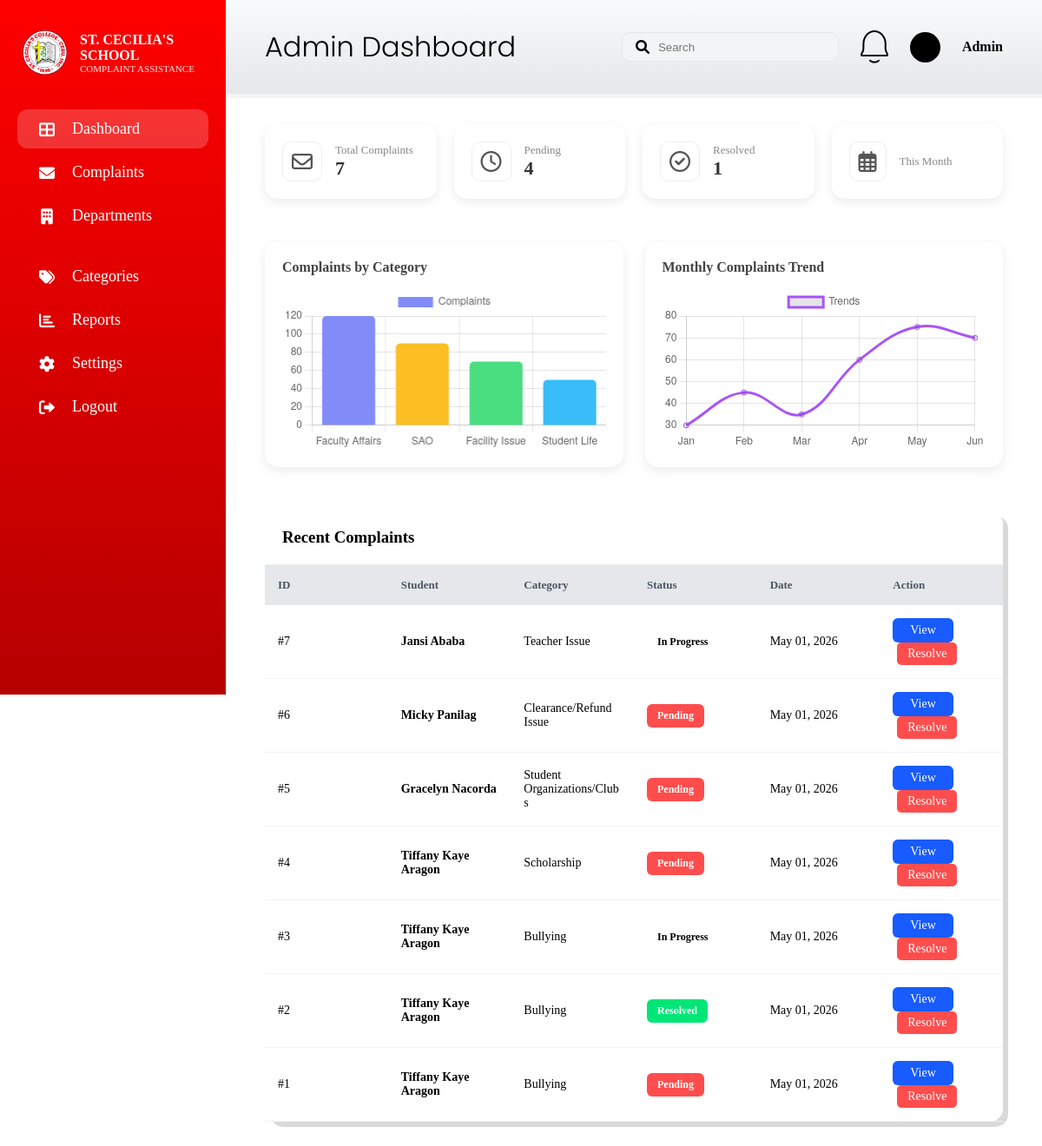
Screenshot of /admin_dashboard (signed in) with the database file from the repository.
### app.py (models this page shows)
class Complaint(db.Model):
    id = db.Column(db.Integer, primary_key=True)
    student_id = db.Column(db.String(50)) # <--- Kini ang gi-erroran
    student_name = db.Column(db.String(100))
    category = db.Column(db.String(50))
    department = db.Column(db.String(100))
    description = db.Column(db.Text)
    admin_remarks = db.Column(db.Text, nullable=True)
    status = db.Column(db.String(20), default='Pending')
    date_posted = db.Column(db.String(20))
    image_file = db.Column(db.String(100), nullable=True)
    last_updated = db.Column(db.String(100), nullable=True)

### app.py (the view)
@app.route('/admin_dashboard')
def admin_dashboard_route():
    if 'user_id' not in session:
        return redirect(url_for('login'))
    admin_user = User.query.get(session['user_id'])
    if admin_user.role == 'Guidance':
        base_query = Complaint.query
    else:
        base_query = Complaint.query.filter_by(department=admin_user.dept_access)
    stats = {
        'total': base_query.count(),
        'pending': base_query.filter_by(status='Pending').count(),
        'resolved': base_query.filter_by(status='Resolved').count()
    }
    all_complaints = base_query.order_by(Complaint.id.desc()).all()
    return render_template(
        'admin_dashboard.html',
        complaints=all_complaints,
        user=admin_user,
        stats=stats
    )

### templates/admin_dashboard.html (shortened to what this page needs)
<!DOCTYPE html>
<html lang="en">
<head>
    <link rel="stylesheet" href="{{ url_for('static', filename='style.css') }}">
    <link rel="stylesheet" href="https://cdnjs.cloudflare.com/ajax/libs/font-awesome/6.0.0/css/all.min.css">
</head>
<body>
<div class="dashboard-wrapper">
    <aside class="sidebar">
                <div class="sidebar-header">
                    <img src="{{ url_for('static', filename='images/logo.png') }}" class="logo">
                    <div class="brand">
                        <h3>ST. CECILIA'S SCHOOL</h3>
                        <p>COMPLAINT ASSISTANCE</p>
                    </div>
                </div>
        <nav class="nav-menu">
            <ul>
                <li class="active">
                    <a href="{{ url_for('admin_dashboard_route') }}">
                        <i class="fas fa-th-large"></i>
                        <span>Dashboard</span>
                    </a>
                </li>
                <li>
                    <a href="{{ url_for('admin_complaints') }}">
                        <i class="fas fa-envelope"></i>
                        <span>Complaints</span>
                    </a>
                </li>
                <li class="nav-item-dropdown">
                    <a href="{{ url_for('admin_departments') }}" class="dropdown-btn" onclick="toggleDeptDropdown(event)">
                        <i class="fas fa-building"></i>
                        <span>Departments</span>
                    </a>
                </li>
                <li>
                    <a href="{{ url_for('admin_categories') }}">
                        <i class="fas fa-tags"></i>
                        <span>Categories</span>
                    </a>
                </li>
                <li>
                    <a href="#">
                        <i class="fas fa-chart-bar"></i>
                        <span>Reports</span>
                    </a>
                </li>
                <li>
                    <a href="{{ url_for('admin_settings') }}">
                        <i class="fas fa-cog"></i>
                        <span>Settings</span>
                    </a>
                </li>
                <li class="logout">
                    <a href="{{ url_for('logout') }}">
                        <i class="fas fa-sign-out-alt"></i>
                        <span>Logout</span>
                    </a>
                </li>
            </ul>
        </nav>
    </aside>
    <main class="main-panel">
        <header class="top-header">
            <div class="Home"><h2>Admin Dashboard</h2></div>
            <div class="header-right">
                <div class="search-bar"><i class="fas fa-search"></i><input type="text" placeholder="Search"></div>
                <img src="{{ url_for('static', filename='images/notifbell.png') }}" class="custom-bell">
                <div class="user-meta">
                    <div class="admin-avatar" style="width:35px; height:35px; background:#000; border-radius:50%;"></div>
                    <span style="font-weight:600; margin-left:10px;">Admin</span>
                </div>
            </div>
        </header>
        <div class="dashboard-content-wrapper" style="padding: 25px 40px;">
            <div class="admin-stat-row">
                <div class="admin-card">
                    <i class="far fa-envelope"></i>
                    <div class="info"><p>Total Complaints</p><h3>{{ stats.total }}</h3></div>
                </div>
                <div class="admin-card">
                    <i class="far fa-clock"></i>
                    <div class="info"><p>Pending</p><h3>{{ stats.pending }}</h3></div>
                </div>
                <div class="admin-card">
                    <i class="far fa-check-circle"></i>
                    <div class="info"><p>Resolved</p><h3>{{ stats.resolved }}</h3></div>
                </div>
                <div class="admin-card">
                    <i class="far fa-calendar-alt"></i>
                    <div class="info"><p>This Month</p><h3>{{ stats.this_month }}</h3></div>
                </div>
            </div>
            <div class="charts-container">
                <div class="chart-box">
                    <h4>Complaints by Category</h4>
                    <canvas id="categoryChart"></canvas>
                </div>
                <div class="chart-box">
                    <h4>Monthly Complaints Trend</h4>
                    <canvas id="trendChart"></canvas>
                </div>
            </div>
            <div class="table-container" style="background: white; border-radius: 15px; box-shadow: 0 4px 12px rgba(0,0,0,0.08);">
                <div class="table-header" style="padding: 20px; border-bottom: 1px solid #eee;">
                    <h3 style="margin:0;">Recent Complaints</h3>
                </div>
                <table style="width: 100%; border-collapse: collapse;">
                    <thead>
                        <tr style="background: #f8f9fa; text-align: left;">
                            <th style="padding: 15px;">ID</th>
                            <th style="padding: 15px;">Student</th>
                            <th style="padding: 15px;">Category</th>
                            <th style="padding: 15px;">Status</th>
                            <th style="padding: 15px;">Date</th>
                            <th style="padding: 15px;">Action</th>
                        </tr>
                    </thead>
                   <tbody>
    {% for complaint in complaints %}
    <tr style="border-bottom: 1px solid #eee;">
        <td style="padding: 15px;">#{{ complaint.id }}</td>
        <td style="padding: 15px;"><strong>{{ complaint.student_name }}</strong></td>
        <td style="padding: 15px;">{{ complaint.category }}</td>
        <td style="padding: 15px;">
            <span class="status-pill {{ (complaint.status or 'pending').lower() }}">
                {{ complaint.status or 'Pending' }}
            </span>
        </td>
        <td style="padding: 15px;">{{ complaint.date_posted }}</td>
        <td style="padding: 15px;">
            <a href="{{ url_for('admin_complaints_view', id=complaint.id) }}" class="btn-view" style="text-decoration: none; display: inline-block;">View</a>
            <a href="{{ url_for('resolve_complaint', id=complaint.id) }}" class="btn-resolve" style="text-decoration: none; display: inline-block;">Resolve</a>
        </td>
    </tr>
    {% endfor %}
</tbody>
                </table>
            </div>
        </div>
    </main>
</div>
<script>
    const ctx1 = document.getElementById('categoryChart').getContext('2d');
    new Chart(ctx1, {
        type: 'bar',
        data: {
            labels: ['Faculty Affairs', 'SAO', 'Facility Issue', 'Student Life'],
            datasets: [{ label: 'Complaints', data: [120, 90, 70, 50], backgroundColor: ['#818cf8', '#fbbf24', '#4ade80', '#38bdf8'], borderRadius: 5 }]
        }
    });
    const ctx2 = document.getElementById('trendChart').getContext('2d');
    new Chart(ctx2, {
        type: 'line',
        data: {
            labels: ['Jan', 'Feb', 'Mar', 'Apr', 'May', 'Jun'],
            datasets: [{ label: 'Trends', data: [30, 45, 35, 60, 75, 70], borderColor: '#a855f7', tension: 0.4, fill: false }]
        }
    });
    // Toggle departments dropdown
    function toggleDeptDropdown(event) {
    // only prevent if clicking dropdown button itself, NOT links
    if (event.target.tagName.toLowerCase() === 'a') return;
    event.preventDefault();
    const dropdown = event.target.closest('.nav-item-dropdown');
    if (dropdown) {
        dropdown.classList.toggle('active');
    }
}
</script>
</body>
</html>

### static/style.css (style rules this page uses)
* { margin: 0; padding: 0; box-sizing: border-box; }
body, html { margin: 0; padding: 0; width: 100%; overflow-x: auto; }
:root { --vibrant-red: #FF3131; --soft-white: #FFFFFF; --primary-red: #FF3131; --bg-light: #F8F9FA; --text-dark: #333; --sidebar-width: 260px; --shadow: 0 4px 20px rgba(0,0,0,0.05); }
.search-bar input { border: none; background: transparent; outline: none; margin-left: 10px; width: 100%; }
.sidebar { width: var(--sidebar-width); background: linear-gradient(to bottom, #FF0000, #B50000); color: white; padding: 30px 20px; display: flex; flex-direction: column; position: fixed; top: 0; left: 0; height: 100vh; z-index: 1000; }
.sidebar-header { display: flex; align-items: center; gap: 12px; margin-bottom: 15px; }
.sidebar-header img { width: 60px; height: auto; }
.brand { display: flex; flex-direction: column; }
.brand h3 { font-size: 16px; font-weight: 700; }
.brand p { font-size: 11px; font-weight: 200; opacity: 0.9; }
.nav-menu ul { list-style: none; padding: 0; margin-top: 20px; width: 100%; display: flex; flex-direction: column; }
.nav-menu li { width: 100%; margin-bottom: 5px; }
.nav-menu li a, .nav-item-dropdown .dropdown-btn { display: flex !important; align-items: center !important; cursor: pointer; gap: 15px; width: 100%; padding: 12px 20px; color: #fff; text-decoration: none; border-radius: 12px; font-size: 18px; font-weight: 500; box-sizing: border-box; transition: 0.3s ease; }
.nav-menu li i { width: 28px; font-size: 18px; text-align: center; flex-shrink: 0; }
.nav-menu li a:hover, .nav-menu li.active a, .nav-item-dropdown .dropdown-btn:hover { background: rgba(255, 255, 255, 0.2); }
.nav-item-dropdown { width: 100%; }
.logout { margin-top: auto; margin-bottom: 30px; }
.stat-card, .table-container { background: white !important; border-radius: 15px !important; box-shadow: 6px 6px 0px rgba(0, 0, 0, 0.15) !important; transition: transform 0.2s ease, box-shadow 0.2s ease; }
.table-header { display: flex; justify-content: space-between; align-items: center; padding: 0 5px 20px 5px; }
table { width: 100% !important; border-collapse: collapse !important; table-layout: fixed; }
thead tr { background-color: #E5E7EB !important; }
th { padding: 15px !important; text-align: left !important; color: #4B5563 !important; font-size: 13px !important; font-weight: 600 !important; }
td { padding: 15px !important; border-bottom: 1px solid #F3F4F6 !important; font-size: 14px !important; word-wrap: break-word; }
.status-pill { padding: 6px 12px !important; border-radius: 6px !important; font-size: 12px !important; font-weight: 600 !important; display: inline-block; }
.status-pill.pending { background-color: #FF4D4D !important; color: white !important; }
.status-pill.resolved { background-color: #00E676 !important; color: white !important; }
.btn-view { background-color: #185BFF !important; color: white !important; border: none !important; padding: 6px 20px !important; border-radius: 6px !important; cursor: pointer; font-weight: 500; text-decoration: none; }
.main-panel { margin-left: var(--sidebar-width); flex: 1; padding: 0; position: relative; z-index: 1; }
.top-header { background-color: white; display: flex; justify-content: space-between; align-items: center; width: 100%; margin: 0; padding: 30px 45px; box-sizing: border-box; border-bottom: 5px solid #F3F4F6; background: linear-gradient(to bottom, #f9fafb 0%, #e5e7eb 100%); position: relative; top: 0; }
.Home h2 { font-family: 'Poppins', sans-serif !important; font-size: 32px; font-weight: 300; color: #000; margin: 0; }
.header-right { display: flex; align-items: center; gap: 25px; }
.search-bar { display: flex; align-items: center; background-color: #F3F4F6; padding: 8px 15px; border-radius: 10px; border: 1px solid #E5E7EB; width: 250px; }
.user-meta { display: flex; align-items: center; gap: 15px; }
.dashboard-content-wrapper { padding: 30px 45px !important; display: flex; flex-direction: column; justify-content: space-around; gap: 25px; width: 100%; box-sizing: border-box; }

### rows the page displays
Complaint: id "7", student_name "Jansi Ababa", category "Teacher Issue", status "In Progress", date_posted "May 01, 2026"
Complaint: id "6", student_name "Micky Panilag", category "Clearance/Refund Issue", status "Pending", date_posted "May 01, 2026"
Complaint: id "5", student_name "Gracelyn Nacorda", category "Student Organizations/Clubs", status "Pending", date_posted "May 01, 2026"
Complaint: id "4", student_name "Tiffany Kaye Aragon", category "Scholarship", status "Pending", date_posted "May 01, 2026"
Complaint: id "3", student_name "Tiffany Kaye Aragon", category "Bullying", status "In Progress", date_posted "May 01, 2026"
Complaint: id "2", student_name "Tiffany Kaye Aragon", category "Bullying", status "Resolved", date_posted "May 01, 2026"
Complaint: id "1", student_name "Tiffany Kaye Aragon", category "Bullying", status "Pending", date_posted "May 01, 2026"

### other values shown
{{ stats.total }} "7"
{{ stats.pending }} "4"
{{ stats.resolved }} "1"
